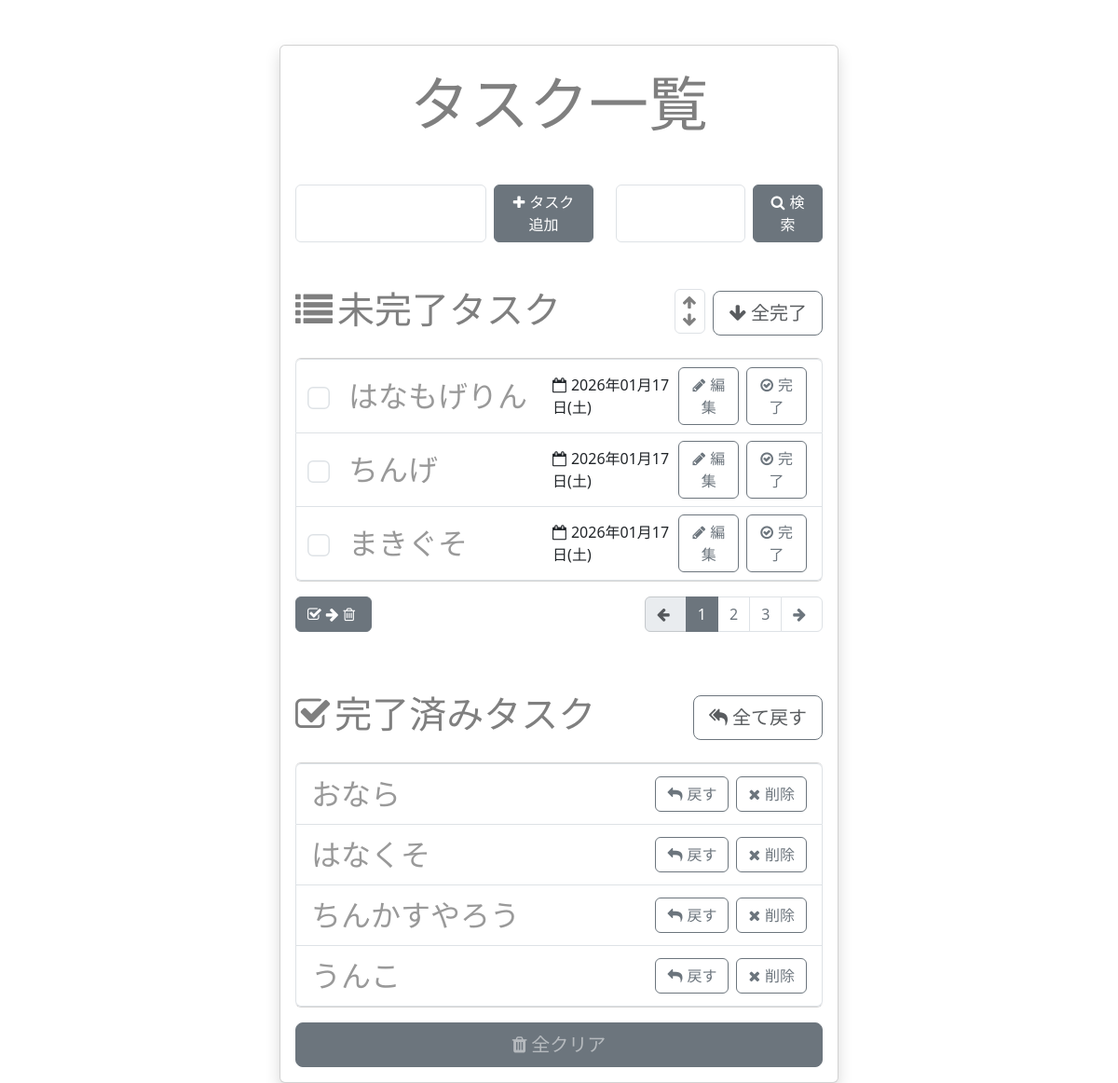
Before: / with the older database file.
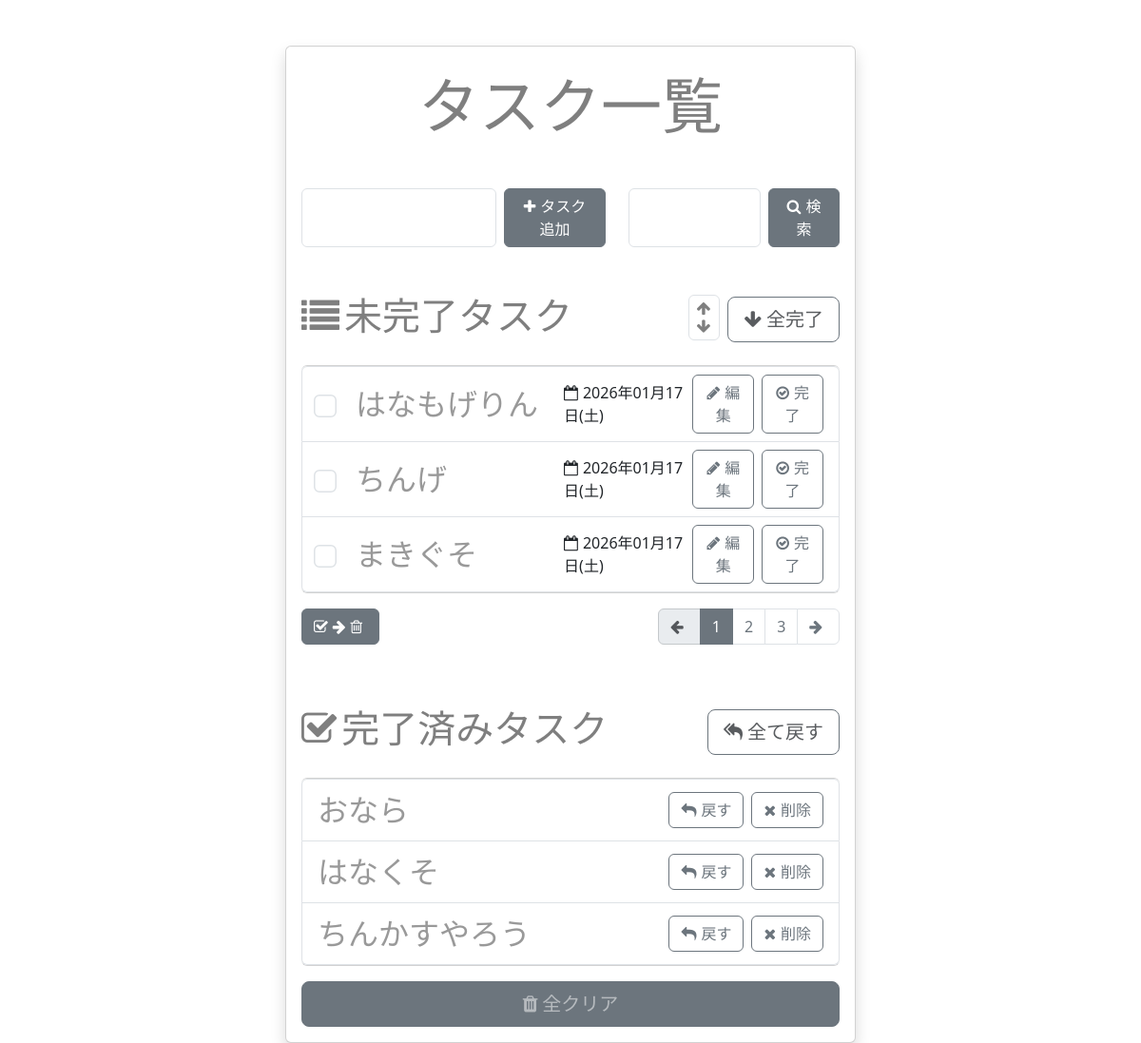
After: the same page with the newer database file.
### app.py (models this page shows, shortened)
class Task(db.Model):
    __tablename__ = 'tasks'
    id = db.Column(db.Integer, primary_key=True, autoincrement=True)
    content = db.Column(db.String(200), nullable=False)
    is_completed = db.Column(db.Boolean, default=False)
    created_at = db.Column(db.DateTime, nullable=False, default=lambda: datetime.now(pytz.timezone('Asia/Tokyo')))

### app.py (the view)
@app.route('/')
def index():
    page = request.args.get('page', 1, type=int)
    pagination = Task.query.filter_by(is_completed=False).paginate(page=page, per_page=PER_PAGE)
    uncompleted_tasks = pagination.items
    total_pages = pagination.pages
    completed_tasks = Task.query.filter_by(is_completed=True).all()
    editing_task_id = request.args.get('editing_task_id', type=int)
    return render_template('index.j2', uncompleted_tasks=uncompleted_tasks, completed_tasks=completed_tasks, total_pages=total_pages, page=page, editing_task_id=editing_task_id)

### templates/index.j2 (shortened to what this page needs)
<!DOCTYPE html>
<html lang="ja">
    <head>
        <link rel="stylesheet"
              href="https://stackpath.bootstrapcdn.com/font-awesome/4.7.0/css/font-awesome.min.css">
        <link rel="stylesheet"
              href="https://cdn.jsdelivr.net/npm/bootstrap@5.3.0/dist/css/bootstrap.min.css">
    </head>
    <body>
        <div class="card w-50 mx-auto shadow p-3 mt-5">
            <h1 class="card-title display-3 text-center text-black-50 mt-2 mb-4">タスク一覧</h1>
            <div class="row mt-4">
                <form action="{{ url_for('new_task') }}" method="post" class="col-7">
                    <label class="form-group d-flex gap-2">
                        <input type="text" name="content" autofocus class="form-control">
                        <button type="submit" class="btn btn-secondary w-50">
                            <i class="fa fa-plus"></i>タスク追加
                        </button>
                    </label>
                </form>
                <form action="{{ url_for('search_task') }}" method="post" class="col-5">
                    <label class="form-group d-flex gap-2">
                        <input type="text"
                            name="search"
                            class="form-control"
                            value="{{ search }}">
                        <button type="submit" class="btn btn-secondary w-50">
                            <i class="fa fa-search"></i>検索
                        </button>
                    </label>
                </form>
            </div>
            <h2 class="card-title display-6 text-center text-black-50 mt-5 d-flex justify-content-between">
                <span><i class="fa fa-list"></i>未完了タスク</span>
                <div class="d-flex align-items-center">
                    <div class="d-flex flex-column border radius p-1 ps-2 me-2 justify-content-center rounded">
                        <a href="{{ url_for('sort', sort='asc') }}" class="text-black-50 arrow">
                            <i class="fa fa-arrow-up"></i>
                        </a>
                        <a href="{{ url_for('sort', sort='desc') }}" class="text-black-50 arrow">
                            <i class="fa fa-arrow-down"></i>
                        </a>
                    </div>
                    <form action="{{ url_for('all_complete') }}" method="post">
                        <button type="submit" class="btn btn-outline-secondary btn-lg text-muted">
                            <i class="fa fa-arrow-down"></i>全完了
                        </button>
                    </form>
                </div>
            </h2>
                <ul class="list-group my-3">
                    {% for u in uncompleted_tasks %}
                        <li class="list-group-item d-flex justify-content-between align-items-center">
                            <div class="d-flex align-items-center" style="width:60%">
                                <input type="checkbox" value="{{ u.id }}" class="form-check-input me-4 check-secondary delete-check">
                                {% if editing_task_id == u.id %}
                                    <form action="{{ url_for('update_task', task_id=u.id) }}" method="post" class="d-flex">
                                        <input type="text" name="update" class="form-control" value="{{ u.content }}">
                                        <button type="submit" class="btn btn-outline-secondary btn-sm w-50"><i class="fa fa-floppy-o"></i>保存</button>
                                        <button type="submit" class="btn btn-outline-secondary btn-sm w-50" formaction="{{ url_for('edit_cancel') }}"><i class="fa fa-times"></i>キャンセル</button>
                                    </form>
                                {% else %}
                                    <span class="list-text">{{ u.content }}</span>
                                {% endif %}
                            </div>
                            <form class="ms-a d-flex gap-2 align-items-center">
                                <span><i class="fa fa-calendar-o"></i>{{ u.created_at.strftime("%Y年%m月%d日") }}({{ ['月','火','水','木','金','土','日'][u.created_at.weekday() ] }})</span>
                                <button type="submit"
                                        formaction="{{ url_for('edit_task', task_id=u.id) }}"
                                        formmethod="post"
                                        class="btn btn-outline-secondary">
                                    <i class="fa fa-pencil"></i>編集
                                </button>
                                <button type="submit"
                                        formaction="{{ url_for('complete_task', task_id=u.id) }}"
                                        formmethod="post"
                                        class="btn btn-outline-secondary">
                                    <i class="fa fa-check-circle-o"></i>完了
                                </button>
                            </form>
                        </li>
                    {% endfor %}
                </ul>
                <div class="d-flex justify-content-between">
                    <button type="submit" class="btn btn-secondary btn-compact"  onclick="submitChecked()">
                        <i class="fa fa-check-square-o"></i><i class="fa fa-arrow-right"></i><i class="fa fa-trash-o"></i>
                    </button>
                    <nav aria-label="Page navigation">
                        <ul class="pagination pagination-secondary justify-content-center">
                            <li class="page-item {% if page == 1 %}disabled{% endif %}">
                                <a class="page-link" href="?page={{ page - 1 }}" aria-label="Previous"><i class="fa fa-arrow-left"></i></a>
                            </li>
                            {% for p in range(1, total_pages + 1) %}
                                <li class="page-item {% if p == page %}active{% endif %}">
                                    <a class="page-link" href="?page={{ p }}">{{ p }}</a>
                                </li>
                            {% endfor %}
                            <li class="page-item {% if page == total_pages %}disabled{% endif %}">
                                <a class="page-link" href="?page={{ page + 1 }}" aria-label="Next"><i class="fa fa-arrow-right"></i></a>
                            </li>
                        </ul>
                    </nav>
                </div>
            <h2 class="card-title display-6 text-center text-black-50 mt-5 d-flex justify-content-between">
                <span><i class="fa fa-check-square-o"></i>完了済みタスク</span>
                <form action="{{ url_for('all_uncomplete') }}" method="post">
                    <button type="submit" class="btn btn-outline-secondary btn-lg text-muted">
                        <i class="fa fa-mail-reply-all"></i>全て戻す
                    </button>
                </form>
            </h2>
            <ul class="list-group my-3">
                {% for c in completed_tasks %}
                    <li class="list-group-item d-flex justify-content-between align-items-center">
                        <span class="list-text">{{ c.content }}</span>
                        <div class="ms-a d-flex gap-2">
                            <form action="{{ url_for('uncomplete_task', task_id=c.id) }}" method="post">
                                <button type="submit" class="btn btn-outline-secondary">
                                    <i class="fa fa-mail-reply"></i>戻す
                                </button>
                            </form>
                            <form action="{{ url_for('remove_task', task_id=c.id) }}" method="post">
                                <button type="submit" class="btn btn-outline-secondary">
                                    <i class="fa fa-times"></i>削除
                                </button>
                            </form>
                        </div>
                    </li>
                {% endfor %}
            </ul>
            <form action="{{ url_for('clear_tasks') }}" method="post" class="d-grid">
                <button type="submit"
                        class="btn btn-secondary btn-lg text-white-50 text-muted">
                    <i class="fa fa-trash"></i>全クリア
                </button>
            </form>
        </div>
    </body>
</html>

### templates/index.j2 (style rules this page uses)
input[type=text] { font-size: 1.2rem; }
.fa { margin-right: 5px; }
.list-text { font-size: 2rem; color: #999; }
.arrow { font-size: 1rem; }
.btn-compact { height: 2.4rem; }
.pagination-secondary .page-link { color: var(--bs-secondary); }
.pagination-secondary .page-item.active .page-link { color: #fff; background-color: var(--bs-secondary); border-color: var(--bs-secondary); }
.pagination-secondary .page-item.disabled .page-link { color: var(--bs-secondary-color); background-color: var(--bs-secondary-bg); border-color: var(--bs-secondary-border-subtle); }
.check-secondary { transform: scale(1.5); cursor: pointer; }

Changed rows visible on the page:
removed Task: content "うんこ", shown under "完了済みタスク"
